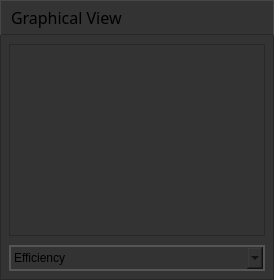
         <widget class="QWidget" name="graphicsWindow" native="true">
          <property name="maximumSize">
           <size>
            <width>400</width>
            <height>16777215</height>
           </size>
          </property>
          <property name="styleSheet">
           <string notr="true">QWidget {
	background: rgb(51, 51, 51);
	border-style:solid;
	border-width: 1px;
	border-color: rgb(40,40,40);
	padding: 9px;
border-image: none;
}
</string>
          </property>
          <layout class="QVBoxLayout" name="graphicsWindowLayout">
           <property name="spacing">
            <number>0</number>
           </property>
           <property name="leftMargin">
            <number>0</number>
           </property>
           <property name="topMargin">
            <number>0</number>
           </property>
           <property name="rightMargin">
            <number>0</number>
           </property>
           <property name="bottomMargin">
            <number>0</number>
           </property>
           <item>
            <widget class="QWidget" name="graphicsTitleBar" native="true">
             <property name="minimumSize">
              <size>
               <width>0</width>
               <height>35</height>
              </size>
             </property>
             <property name="maximumSize">
              <size>
               <width>16777215</width>
               <height>35</height>
              </size>
             </property>
             <property name="contextMenuPolicy">
              <enum>Qt::PreventContextMenu</enum>
             </property>
             <property name="styleSheet">
              <string notr="true">QWidget {
	border-color: rgb(85, 85, 85);
	padding: 2px;
	background: url(:/Resources/SubTitleBar.png);
	border-color: rgb(70,70,70);
	border-bottom-color:rgb(40,40,40);
}</string>
             </property>
             <layout class="QHBoxLayout" name="graphicsTitleBarLayout">
              <property name="spacing">
               <number>9</number>
              </property>
              <property name="leftMargin">
               <number>9</number>
              </property>
              <property name="topMargin">
               <number>4</number>
              </property>
              <property name="rightMargin">
               <number>9</number>
              </property>
              <property name="bottomMargin">
               <number>4</number>
              </property>
              <item>
               <widget class="QLabel" name="graphicsTitleLabel">
                <property name="font">
                 <font>
                  <family>AvenirLTStd</family>
                  <pointsize>-1</pointsize>
                 </font>
                </property>
                <property name="contextMenuPolicy">
                 <enum>Qt::PreventContextMenu</enum>
                </property>
                <property name="styleSheet">
                 <string notr="true">border:none;
background: none;</string>
                </property>
                <property name="frameShadow">
                 <enum>QFrame::Raised</enum>
                </property>
                <property name="text">
                 <string>&lt;html&gt;&lt;head/&gt;&lt;body&gt;&lt;p&gt;&lt;span style=&quot; font-size:12pt;&quot;&gt;Graphical View&lt;/span&gt;&lt;/p&gt;&lt;/body&gt;&lt;/html&gt;</string>
                </property>
               </widget>
              </item>
             </layout>
            </widget>
           </item>
           <item>
            <layout class="QGridLayout" name="graphicsContentLayout" columnstretch="0,0">
             <property name="leftMargin">
              <number>9</number>
             </property>
             <property name="topMargin">
              <number>9</number>
             </property>
             <property name="rightMargin">
              <number>9</number>
             </property>
             <property name="bottomMargin">
              <number>9</number>
             </property>
             <property name="spacing">
              <number>9</number>
             </property>
             <item row="0" column="1">
              <widget class="QGraphicsView" name="graphicalViewContent"/>
             </item>
             <item row="1" column="1">
              <widget class="QComboBox" name="graphicalViewSelector">
               <property name="focusPolicy">
                <enum>Qt::NoFocus</enum>
               </property>
               <property name="styleSheet">
                <string notr="true">border: 2px solid rgb(85, 85, 85);
border-radius: 0px;
padding: 3px;</string>
               </property>
               <property name="currentText">
                <string>Efficiency</string>
               </property>
               <item>
                <property name="text">
                 <string>Efficiency</string>
                </property>
               </item>
               <item>
                <property name="text">
                 <string>Power In</string>
                </property>
               </item>
               <item>
                <property name="text">
                 <string>Power Out</string>
                </property>
               </item>
               <item>
                <property name="text">
                 <string>Voltage In</string>
                </property>
               </item>
               <item>
                <property name="text">
                 <string>Voltage Out</string>
                </property>
               </item>
               <item>
                <property name="text">
                 <string>Current In</string>
                </property>
               </item>
               <item>
                <property name="text">
                 <string>Current Out</string>
                </property>
               </item>
              </widget>
             </item>
            </layout>
           </item>
          </layout>
         </widget>
